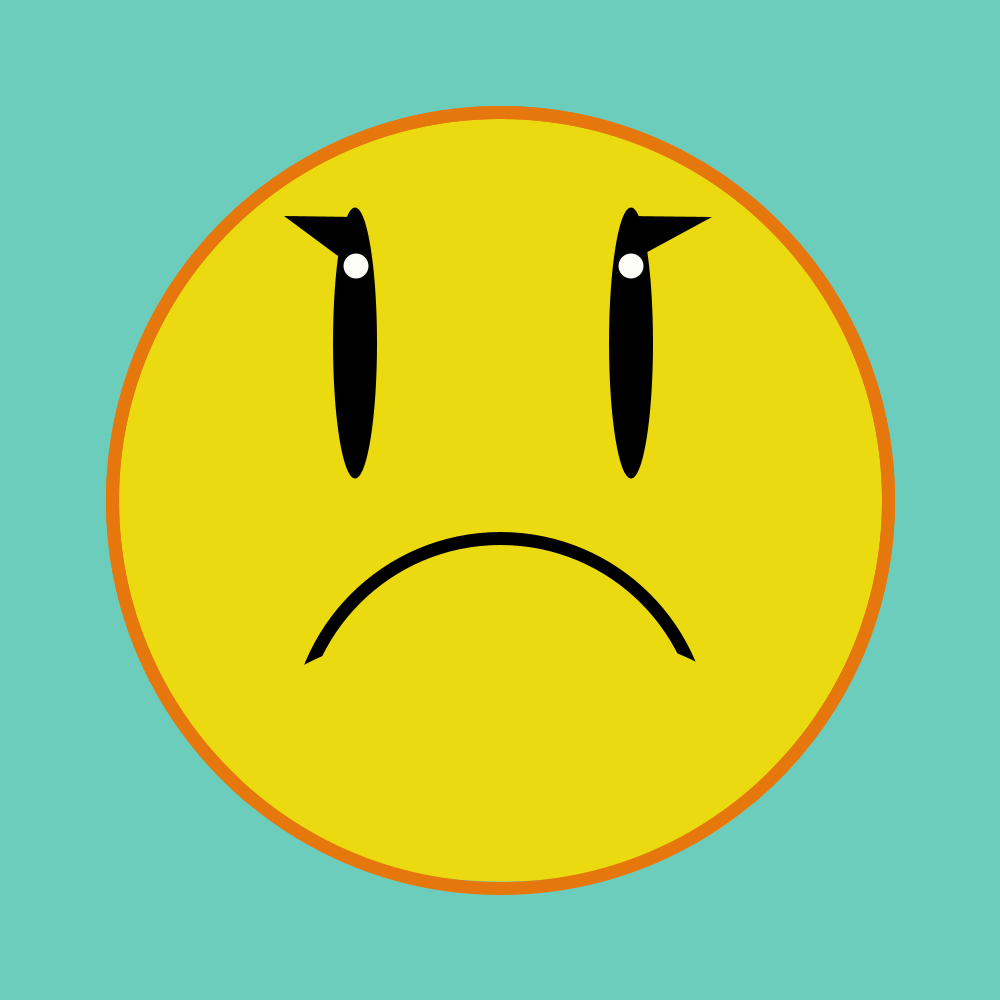
Frame 1 (no input)
Frame 60 (the mouse pressed at the canvas centre just before this capture): identical to frame 1, image omitted
Frame 120 (the mouse held since frame 60 and released just before this capture): identical to frame 1, image omitted

The Processing sketch that drew this single still picture (run headless with seeded random() and noise(); from frame 60 on, the mouse is pressed at the canvas centre):

// Processing sketch: me_when_coding
// ── me_when_coding.pde
void setup(){
  size (1000,1000);
}

void draw(){
  
  background(109,205,188);
  
  strokeWeight(13);
  stroke(229,119,12);
  fill(236,218,16);
  circle(500,500,776);

  noStroke();
  fill(0,0,0);
  triangle(357,217,338,256,284,216);

 fill(0,0,0);
  triangle(712,217,640,256,626,216);

  noStroke();
  fill(0,0,0);
  ellipse(355,343,44,271);
  ellipse(631,343,44,271);

  fill(253,253,248);
  circle(356,266,25);
  
  fill(253,253,248);
  circle(631,266,25);
  
  strokeWeight(13);
  stroke(0,0,0);
  noFill();
  circle(500,743,410);
  
  noStroke();
  fill(109,205,188);
  ellipse(501,850,546,239);
  
  noStroke();
  fill(236,218,16);
  ellipse(503,752,538,259);
  
    strokeWeight(13);
  stroke(229,119,12);
  noFill();
  circle(500,500,776);
}
